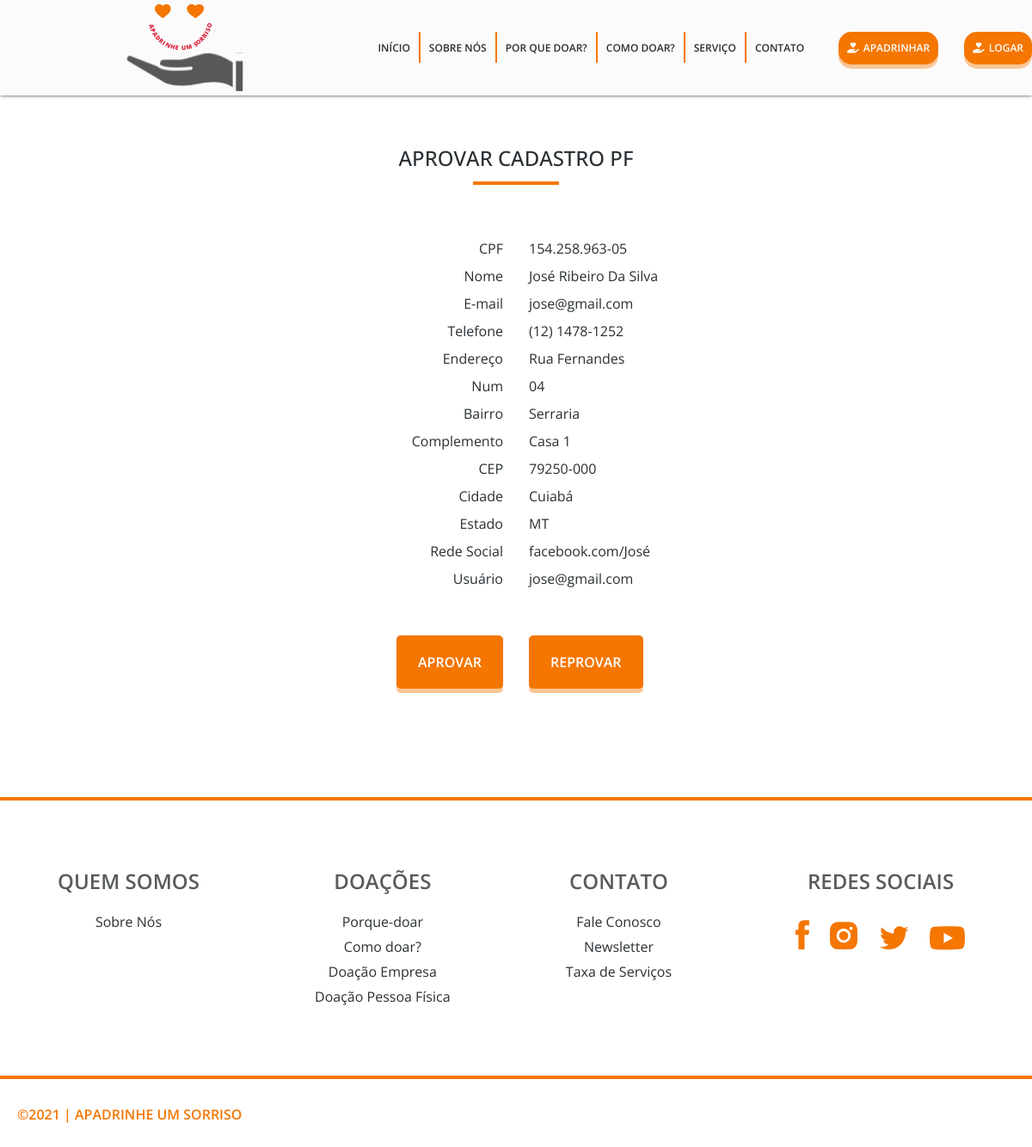
The page /aprovar-cadastro-pf.php?codigo=101 on the database its author committed.
### tables this page shows
CREATE TABLE IF NOT EXISTS `dados_pf` (
  `cpf` varchar(15) NOT NULL,
  `rg` varchar(12) DEFAULT NULL,
  `fk_id_cadastro` int(11) DEFAULT NULL,
  PRIMARY KEY (`cpf`),
  KEY `fk_id_cadastro` (`fk_id_cadastro`)
);

CREATE TABLE IF NOT EXISTS `perfil` (
  `id_cadastro` int(11) NOT NULL AUTO_INCREMENT,
  `tipo_cadastro` varchar(45) DEFAULT NULL,
  `nivel_acesso` int(1) DEFAULT NULL,
  `status_cadastro` varchar(10) DEFAULT NULL,
  `nome` varchar(80) DEFAULT NULL,
  `telefone` varchar(15) DEFAULT NULL,
  `rede_social` varchar(100) DEFAULT NULL,
  `e_mail` varchar(50) DEFAULT NULL,
  `numendereco` varchar(5) DEFAULT NULL,
  `logradouro` varchar(30) DEFAULT NULL,
  `cidade` varchar(30) DEFAULT NULL,
  `estado` enum('AC','AL','AM','BA','CE','DF','ES','GO','MA','MT','MS','MG','PA','PB','PR','PE','PI','RR','RO','RJ','RN','RS','SC','SP','SE','TO') DEFAULT NULL,
  `cep` varchar(10) DEFAULT NULL,
  `bairro` varchar(30) DEFAULT NULL,
  `complemento` varchar(30) DEFAULT NULL,
  `fk_user` varchar(50) DEFAULT NULL,
  PRIMARY KEY (`id_cadastro`),
  KEY `perfil_ibfk_1` (`fk_user`)
);

### php/controle-organizacao/dados-aprovacao-doador-pf-org.php (called while the page is built)
<?php
    $host = "LOCALHOST";
    $usuario = "root";
    $senha = "";
    $banco="doe_um_sorriso";
    $conecta = new mysqli($host,$usuario,$senha,$banco);
 $id_cadastro= $_GET['codigo'];
 $search = "SELECT a.*,b.*
                    FROM perfil b
                    INNER JOIN dados_pf a
                    ON a.fk_id_cadastro =b.id_cadastro
                    WHERE b.tipo_cadastro='doador_pf' AND b.id_cadastro = '$id_cadastro'";
$result_search = mysqli_query($conecta, $search);
?>

### aprovar-cadastro-pf.php (the view, shortened to what this page needs)
<?php
    include "php/controle-organizacao/dados-aprovacao-doador-pf-org.php";
?>
<!DOCTYPE html>
<html lang="pt-br">
<head>
<link rel="stylesheet" href="https://cdnjs.cloudflare.com/ajax/libs/font-awesome/5.13.0/css/all.min.css">
<link rel="stylesheet" href="https://stackpath.bootstrapcdn.com/bootstrap/4.3.1/css/bootstrap.min.css">
</head>
<link rel="stylesheet" type="text/css" href="css/style.css">
</head>
<body>
 <header class="menu-bg">
        <div class=" menu" >
                <div class="menu-logo">
                 <a href="#"> <img src="image/logotipo-1.svg" alt="logo-menu">
                 </a>
                 </div>
             <nav class="menu-nav">
                <ul>
                    <li class="item"><a href="index.php">INÍCIO</a></li>
                    <li class="item menu-sep"><a href="index.php">SOBRE NÓS</a></li>
                    <li class="item menu-sep"><a href="index.php">POR QUE DOAR?</a></li>
                    <li class="item menu-sep"><a href="index.php">COMO DOAR?</a></li>
                    <li class="item menu-sep"><a href="index.php">SERVIÇO</a></li>
                    <li class="item menu-sep"><a href="index.php">CONTATO</a></li>
                    <div><a class="button-menu" href="login.php" ><i class="fas fa-hand-holding-heart" aria-hidden="true"></i>APADRINHAR</a>
                    </div>
                    <div><a class=" button-menu" href="login.php" ><i class="fas fa-hand-holding-heart" aria-hidden="true"></i>LOGAR</a>
                    </div>
                </ul>
            </nav>
        </div>
</header>
<?php while($rows_resp = mysqli_fetch_assoc($result_search)) {?>
  <main class="main-board dist-mob-form">
  <div class="p-doar">
  <div class="altura-doar ">
              <h2 class="tit">APROVAR CADASTRO PF</h2>
          </div>
              <div class="sep-item "></div>
    <div class="textos-item" >
    <div class="container">
    <div class="row">
      <div class="col" style="text-align: right;">CPF</div>
      <div class="col"><?php echo $rows_resp['cpf']; ?></div>
    </div>
    <div class="row">
      <div class="col" style="text-align: right;">Nome</div>
      <div class="col"><?php echo $rows_resp['nome']; ?></div>
    </div>
    <div class="row">
      <div class="col" style="text-align: right;">E-mail</div>
      <div class="col"><?php echo $rows_resp['e_mail']; ?></div>
    </div>
    <div class="row">
      <div class="col" style="text-align: right;">Telefone </div>
      <div class="col"><?php echo $rows_resp['telefone']; ?></div>
    </div>
    <div class="row">
      <div class="col" style="text-align: right;">Endereço</div>
      <div class="col"><?php echo $rows_resp['logradouro']; ?></div>
    </div>
    <div class="row">
      <div class="col" style="text-align: right;">Num</div>
      <div class="col"><?php echo $rows_resp['numendereco']; ?></div>
    </div>
    <div class="row">
      <div class="col" style="text-align: right;">Bairro</div>
      <div class="col"><?php echo $rows_resp['bairro']; ?></div>
    </div>
    <div class="row">
      <div class="col" style="text-align: right;">Complemento</div>
      <div class="col"><?php echo $rows_resp['complemento']; ?></div>
    </div>
    <div class="row">
      <div class="col" style="text-align: right;">CEP</div>
      <div class="col"><?php echo $rows_resp['cep']; ?></div>
    </div>
    <div class="row">
      <div class="col" style="text-align: right;">Cidade</div>
      <div class="col"><?php echo $rows_resp['cidade']; ?></div>
    </div>
    <div class="row">
      <div class="col" style="text-align: right;">Estado</div>
      <div class="col"><?php echo $rows_resp['estado']; ?></div>
    </div>
    <div class="row">
      <div class="col" style="text-align: right;">Rede Social</div>
      <div class="col"><?php echo $rows_resp['rede_social']; ?></div>
    </div>
    <div class="row">
      <div class="col" style="text-align: right;">Usuário</div>
      <div class="col"><?php echo $rows_resp['fk_user']; ?></div>
    </div>
  </div>
  <div class="container">
    <div class="row">
      <div class="col direc-button">
      <a href="php/controle-organizacao/aprovar-cadastro-doador-pj-org.php?codigo=<?php echo $rows_resp['id_cadastro']; ?>&&btnAprovar=1"> <button class="button-menu-form" type="submit">APROVAR</button> </a>
      </div>
      <div class="col">
      <a href="dados-pf-reprovado.php?codigo=<?php echo $rows_resp['id_cadastro']; ?>"> <button class="button-menu-form" type="submit">REPROVAR</button> </a>
      </div>
          </div>
    </div>
  </div>
  </main>
<?php }?>
<footer >
    <div class="sep-item-footer-1"></div>
    <div class="sobre-dado-footer">
        <div class="sobre-item-footer">
            <h3 class="t-icon-footer">QUEM SOMOS</h3>
            <ul>
                <li ><a href="index.php">Sobre Nós</a></li>
            </ul>
        </div>
        <div class="sobre-item-footer">
            <h3 class="t-icon-footer">DOAÇÕES</h3>
            <ul>
                <li class="footer-itens"><a href="index.php">Porque-doar</a></li>
                <li class="footer-itens"><a href="index.php">Como doar?</a></li>
                <li class=" footer-itens"><a href="cadastro-pessoa-juridica.php">Doação Empresa</a></li>
                <li class=" footer-itens"><a href="cadastro-pessoa-fisica.php">Doação Pessoa Física</a></li>
            </ul>
        </div>
        <div class="sobre-item-footer">
            <h3 class="t-icon-footer">CONTATO</h3>
            <ul>
                <li class="footer-itens"><a href="index.php">Fale Conosco</a></li>
                <li class="footer-itens"><a href="index.php">Newsletter</a></li>
                <li class="footer-itens"><a href="index.php">Taxa de Serviços</a></li>
            </ul>
        </div>
        <div class="sobre-item-footer">
            <h3 class="t-icon-footer">REDES SOCIAIS</h3>
          <div>
            <li class="footer-lista simb"><a href="https://www.facebook.com/" target=_blank title=Facebook><img src="image/iconrede/facebook.svg" alt="">   </a></li>
            <li class="footer-lista simb"><a href="https://instagram.com/" target=_blank  title=Twitter><img src="image/iconrede/instagram.svg" alt=""></a></li>
            <li class="footer-lista simb"><a href="https://twitter.com" target=_blank  title=linkedin><img src="image/iconrede/twitter.svg" alt=""></a></li>
            <li class="footer-lista simb"><a href="https://www.youtube.com/" target=_blank  title=YouTube><img src="image/iconrede/youtube.svg" alt=""></a></li>
          </div>
        </div>
    </div>
    <div class="sep-item-footer"></div>
    <div class="sobre-dado-footer sobre-dado-footer-rod">
    <p>©2021 | APADRINHE UM SORRISO</p>
    </div>
</footer>
</body>
</html>

### css/style.css (style rules this page uses)
* { box-sizing: border-box; }
body,h1,h2,ul,li,p,a { margin: 0px; padding: 0px; color:#292F33; }
body { font-family:"Open Sans", Arial, Helvetica, sans-serif ; color:#292F33; }
ul { list-style: none; }
a { text-decoration: none; }
img { display: block; max-width: 100%; }
h2 { margin-top: 50px; font-size: 1.5em; text-align: center; margin-bottom:12px ; }
.sep-item { border-bottom: 4px solid #F57600; width:100px ; margin: 0 auto; }
.textos-item { max-width: 1440px; padding: 30px; margin: 0 auto; font-size: 1em; line-height: 2; }
.menu-bg { background:#FBFBFB ; }
.menu { max-width: 1440px; margin: 0 auto; padding: 5px 0; display: flex; flex-wrap: wrap; justify-content: space-around; align-items: center; }
.menu-nav ul { display: flex; flex-wrap: wrap; }
.menu-nav a { font-size: 0.75em; display: block; padding: 10px; font-weight: 600; }
.menu-logo { margin: 20px 0 20px; }
.menu-nav a { border-left: #F57600; margin-right: 10px auto; }
.menu-sep { border-left: 2px solid #F57600; height: 36px; }
.menu-logo { margin: 0 auto; }
.button-menu i { margin-right: 5px; }
.button-menu { padding: 15px 25px; margin-left:30px ; font-size: 16px; text-align: center; color: #fff; background-color: #F57600; border-radius: 3px; box-shadow: 0 2px #999; }
.button-menu-form { padding: 15px 25px; font-size: 16px; cursor: pointer; text-align: center; text-decoration: none; font-weight: 600; outline: none; color: #fff; background-color: #F57600; border: none; border-radius: 5px; box-shadow: 0 5px rgba(245, 118, 0, 0.4); }
header { position: fixed; top: 0; left: 0; right: 0; box-shadow: 0 2px 2px 0 rgba(0, 0, 0, 0.14), 0 3px 1px -2px rgba(0, 0, 0, 0.12), 0 1px 5px 0 rgba(0, 0, 0, 0.2); background: red; z-index:800; }
.altura-doar { padding-top: 40px; }
.button-menu { align-items: center; padding: 15px 25px; font-size: 24px; cursor: pointer; outline: none; color: #fff; background-color: #F57600; border: none; border-radius: 15px; box-shadow: 0 5px hsla(29, 100%, 48%, 0.397); }
.direc-button { text-align: right; }
.sobre-dado-footer { max-width: 1440px; margin: 0 auto; display: flex; flex-wrap: wrap; text-align: center; }
.sobre-item-footer { max-width: 360px; margin: 0 auto; }
.t-icon-footer { font-size: 1.5em; color: #575B5E; margin: 0 auto; margin-bottom: 20px; font-weight: 600; }
.sobre-dado-footer { display: flex; flex-wrap: wrap; max-width: 1440px; }
.sobre-item-footer { text-align: center; color: #FFFFFF; padding: 30px; border-radius: 8px; margin: 0 auto; top: 60%; left: 50%; margin-bottom: 50px; margin-top: 50px; }
.sep-item-footer { border-bottom: 4px solid #F57600; max-width:1440px; margin: 0 auto; margin-bottom: 29px; }
.sep-item-footer-1 { border-bottom: 4px solid #F57600; max-width:1440px; margin: 0 auto; }
.footer-lista { list-style-type: none; padding: 10px; display: inline-block; }
.sobre-dado-footer-rod p { color:#F57600; font-weight: 600; margin-bottom: 40px; margin-left: 20px; }
.footer-itens { margin-top: 5px; }
.item { width: 100%; text-align: center; order: 3; display: none; }
@media all and (min-width: 468px) { .menu { justify-content: center; } }
@media all and (min-width: 768px) { .item { display: block; width: auto; } }
@media all and (min-width: 768px) { .item { order: 0; } }
@media screen and (max-width:1457px) { .dist-mob-form { padding: 30px; } }

### rows shown on the page
dados_pf: cpf "154.258.963-05", fk_id_cadastro.nome "José Ribeiro Da Silva", fk_id_cadastro.e_mail "jose@gmail.com", fk_id_cadastro.telefone "(12) 1478-1252", fk_id_cadastro.logradouro "Rua Fernandes", fk_id_cadastro.numendereco "04", fk_id_cadastro.bairro "Serraria", fk_id_cadastro.complemento "Casa 1", fk_id_cadastro.cep "79250-000", fk_id_cadastro.cidade "Cuiabá", fk_id_cadastro.estado "MT", fk_id_cadastro.rede_social "facebook.com/José", fk_id_cadastro.fk_user "jose@gmail.com"
